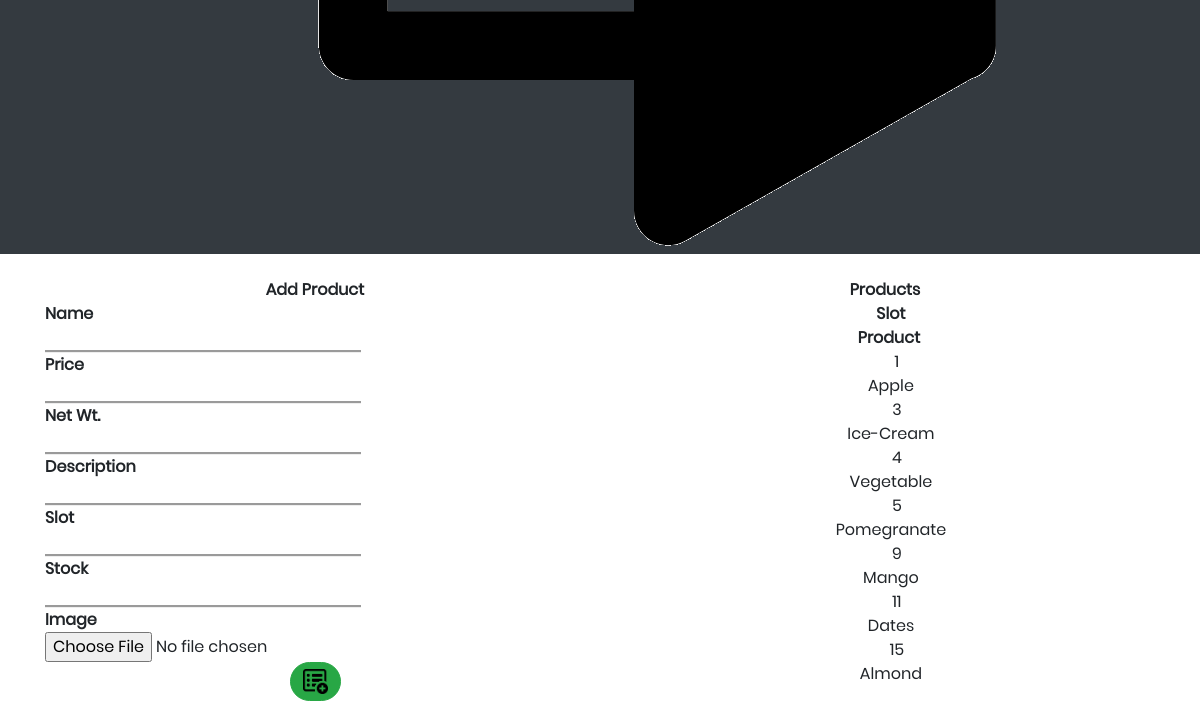
The app's page /add_item/ (signed in, lower part), older data.
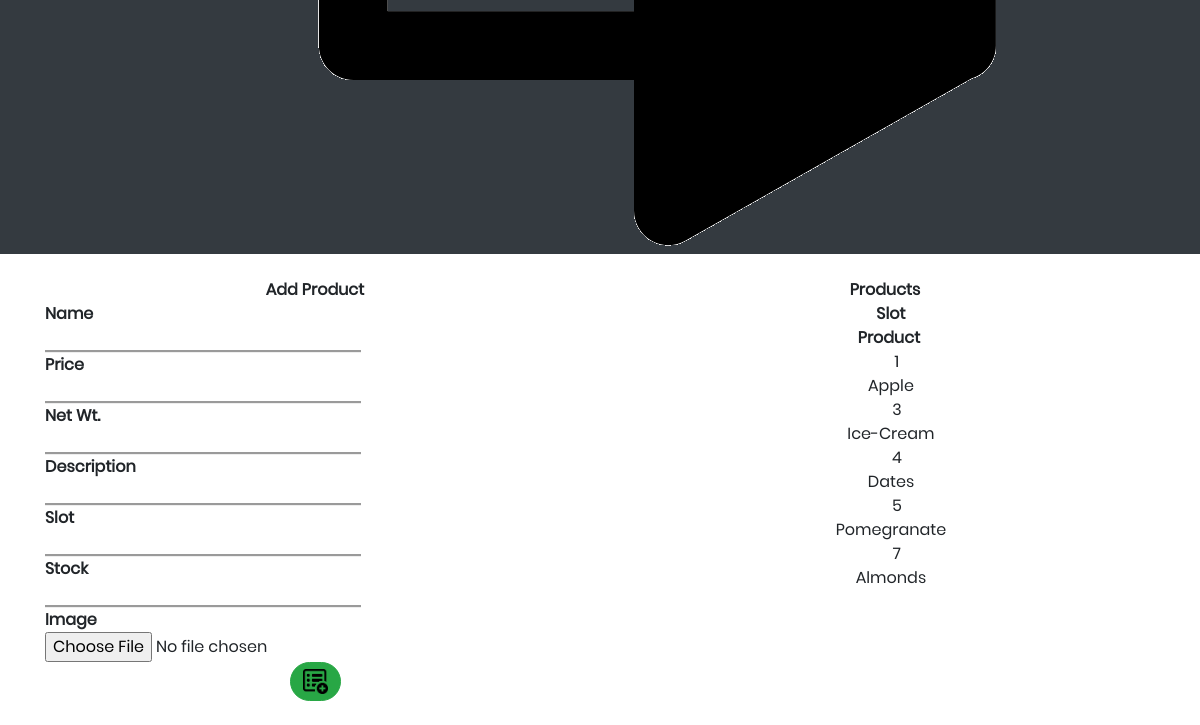
The same page, newer data.
### store/models.py (models this page shows, shortened)
class Product(models.Model):
    name=models.CharField(max_length=200, null=True)
    price=models.DecimalField(max_digits=7, decimal_places=2)
    image=models.ImageField(null=True, blank=True)
    slot=models.PositiveIntegerField(unique=True, null=True)
    stock=models.PositiveIntegerField(null=True)
    desc=models.CharField(max_length=200, blank=True)
    netwt=models.CharField(max_length=200, null=True)

### store/views.py (the view)
# urls.py: path('add_item/', views.add_item,name="add_item"),
@login_required(login_url='signin')
def add_item(request):
    if request.method == 'POST':
        form = ProductForm(request.POST, request.FILES)
        if(form.is_valid() ):
            form.save()
            messages.info(request, 'Product Added!')
            form = ProductForm()
    else:
        form = ProductForm()
    products = Product.objects.all().order_by('slot')
    return render(request,'controls/add_item.html', {'form':form,'products':products})

### store/templates/controls/add_item.html (shortened to what this page needs)
{% extends 'controls/main.html' %}
{% load static %}
{% block content %}
<div class="row">
		<div class="col-sm">
			<div class="box-element">
				<form id="add_product" method="POST" action="" enctype="multipart/form-data">
					<center>
							<strong>Add Product</strong>
					</center>
					<div class="cart-row">
						<div style="flex:1"><strong>Name</strong></div>
						<div style="flex:1">{{form.name}}</div>
					</div>
					<div class="cart-row">
						<div style="flex:1"><strong>Price</strong></div>
						<div style="flex:1"><strong>{{form.price}}</strong></div>
					</div>
					<div class="cart-row">
						<div style="flex:1"><strong>Net Wt.</strong></div>
						<div style="flex:1"><strong>{{form.netwt}}</strong></div>
					</div>
					<div class="cart-row">
						<div style="flex:1"><strong>Description</strong></div>
						<div style="flex:1"><strong>{{form.desc}}</strong></div>
					</div>
					<div class="cart-row">
						<div style="flex:1"><strong>Slot</strong></div>
						<div style="flex:1"><strong>{{form.slot}}</strong></div>
					</div>
					<div class="cart-row">
						<div style="flex:1"><strong>Stock</strong></div>
						<div style="flex:1"><strong>{{form.stock}}</strong></div>
					</div>
					<div class="cart-row">
						<div style="flex:1"><strong>Image</br>{{form.image}}</strong></div>
					</div>
					<center>
						<button type="submit" style="border-radius: 25px;" class="btn btn-success"><img src="{% static 'images/home/add_item.png' %}" height=25 width=25></button>
					</center>
				</form>
			</div>
			<br>
		</div>
		<div class="col-sm">
		<center>
			<div class="box-element">
				<center>
							<strong>Products</strong>
				</center>
				<div class="cart-row">
					<div style="flex:1"><strong>&nbsp;&nbsp;&nbsp;Slot</strong></div>
					<div style="flex:1"><strong>&nbsp;&nbsp;Product</strong></div>
				</div>
				{% for product in products %}
				<div class="cart-row">
					<div style="flex:1">&nbsp;&nbsp;&nbsp;&nbsp;&nbsp;&nbsp;{{product.slot}}</div>
					<div style="flex:1">&nbsp;&nbsp;&nbsp;{{product.name}}</div>
				</div>
				{% endfor %}
			</div>
		</center>
		</div>
	</div>
{% endblock content %}

Row changes from the older to the newer data that the page shows:
removed Product: slot "4", name "Vegetable"
removed Product: slot "9", name "Mango"
removed Product: slot "11", name "Dates"
removed Product: slot "15", name "Almond"
added Product: slot "4", name "Dates"
added Product: slot "7", name "Almonds"
